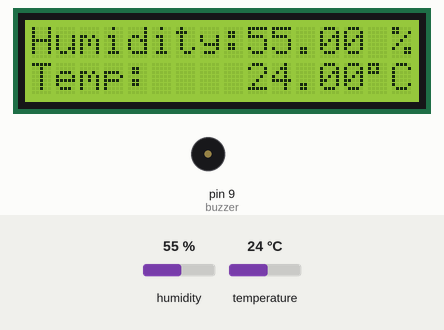
A sketch run on a simulated Arduino Uno, built with avr-gcc and run on an emulated ATmega328P. Parts: 16×2 character LCD, buzzer (waves = sounding). The test bench sets the inputs (shaded band); at power-on: humidity 55 %, temperature 24 °C.

Above: at 1.2 s.
1.3 s: humidity set to 59 %
At 3.0 s:
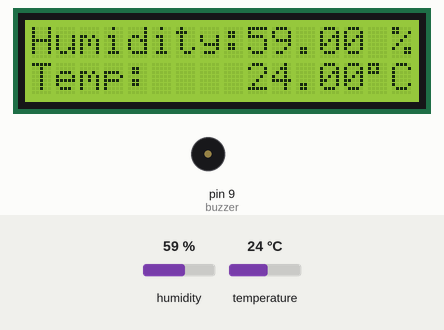
4.0 s: humidity set to 62 %
At 4.9 s:
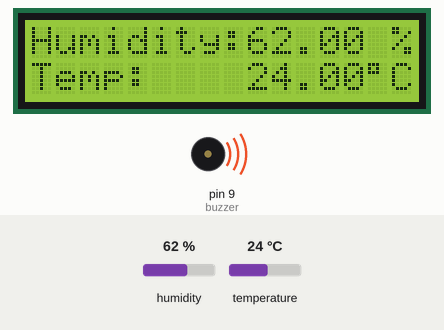
6.7 s: temperature set to 12 °C
At 8.7 s:
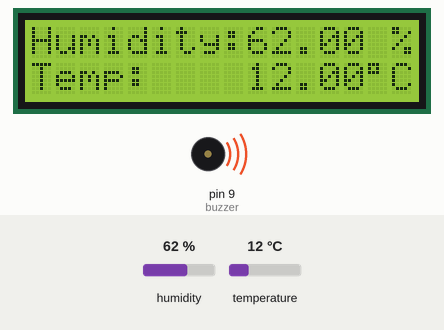
9.9 s: temperature set to 19 °C
At 11.8 s:
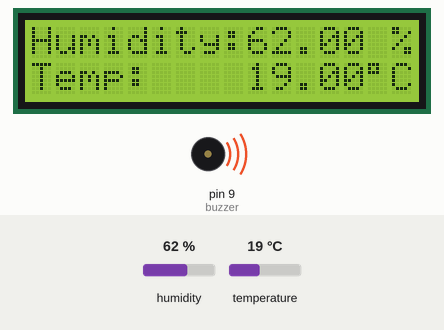
Timing chart, 0 to 13.3 s (numbered marks = the images above; inputs shaded):
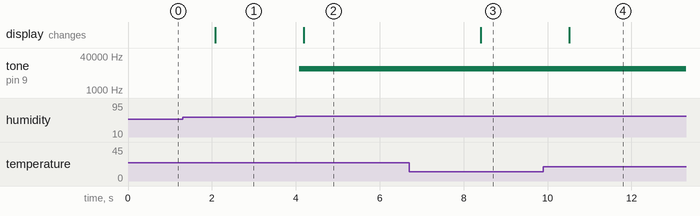

Measured:
- the behaviour switches between 60 and 61 % on humidity (found by bisection; images 1 and 2)
- after the input at 1.3 s, the display: changes after 0.78 s (image 1)
- after the input at 4.0 s, tone on pin 9 (buzzer): silent → 10000 Hz after 0.09 s; the display: changes after 0.19 s (image 2)
- after the input at 6.7 s, the display: changes after 1.7 s (image 3)
- after the input at 9.9 s, the display: changes after 0.61 s (image 4)

The sketch:

Temperature_and_Humidty_Reader.ino
```cpp
#include <DHT.h>
#include <LiquidCrystal.h>

#define DHTPIN 8
#define DHTTYPE DHT22

DHT dht(DHTPIN, DHTTYPE);

 LiquidCrystal lcd(12,11,5,4,3,2);


 float hum;
 float temp;
 const int buzzer = 9;

void setup() {
  // put your setup code here, to run once:
  Serial.begin(9600);
  dht.begin();
  lcd.begin(16,2);
  lcd.print("Humidity:");
  lcd.setCursor(0,1);
  lcd.print("Temp: ");
  pinMode(buzzer, OUTPUT);
}

void loop() {
  // put your main code here, to run repeatedly:
  hum = dht.readHumidity();
  temp = dht.readTemperature();
  if (temp > 30.00) {
  tone(buzzer,5000,5000);
  delay(1000);
  }
  if (hum > 60.00) {
  tone(buzzer,10000,10000);
  delay(100);
  }

  lcd.setCursor(9,1);
  lcd.print( temp);
  lcd.print((char)223);
  lcd.print("C");
  lcd.setCursor(9,0);
  lcd.print(hum);
  lcd.print(" %");
  delay(2000);
}
```
